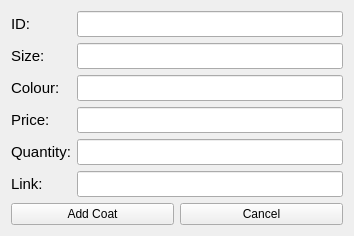
<?xml version="1.0" encoding="UTF-8"?>
<ui version="4.0">
 <class>NewCoat</class>
 <widget class="QWidget" name="NewCoat">
  <property name="geometry">
   <rect>
    <x>0</x>
    <y>0</y>
    <width>354</width>
    <height>232</height>
   </rect>
  </property>
  <property name="windowTitle">
   <string>Add New Coat</string>
  </property>
  <layout class="QVBoxLayout" name="verticalLayout">
   <item>
    <layout class="QFormLayout" name="formLayout">
     <item row="0" column="0">
      <widget class="QLabel" name="nameLabel">
       <property name="font">
        <font>
         <pointsize>11</pointsize>
        </font>
       </property>
       <property name="text">
        <string>ID:</string>
       </property>
      </widget>
     </item>
     <item row="1" column="0">
      <widget class="QLabel" name="sizeLabel">
       <property name="font">
        <font>
         <pointsize>11</pointsize>
        </font>
       </property>
       <property name="text">
        <string>Size: </string>
       </property>
      </widget>
     </item>
     <item row="2" column="0">
      <widget class="QLabel" name="colourLabel">
       <property name="font">
        <font>
         <pointsize>11</pointsize>
        </font>
       </property>
       <property name="text">
        <string>Colour:</string>
       </property>
      </widget>
     </item>
     <item row="3" column="0">
      <widget class="QLabel" name="priceLabel">
       <property name="font">
        <font>
         <pointsize>11</pointsize>
        </font>
       </property>
       <property name="text">
        <string>Price:</string>
       </property>
      </widget>
     </item>
     <item row="4" column="0">
      <widget class="QLabel" name="quantityLabel">
       <property name="font">
        <font>
         <pointsize>11</pointsize>
        </font>
       </property>
       <property name="text">
        <string>Quantity:</string>
       </property>
      </widget>
     </item>
     <item row="5" column="0">
      <widget class="QLabel" name="linkLabel">
       <property name="font">
        <font>
         <pointsize>11</pointsize>
        </font>
       </property>
       <property name="text">
        <string>Link:</string>
       </property>
      </widget>
     </item>
     <item row="0" column="1">
      <widget class="QLineEdit" name="nameTextBox">
       <property name="font">
        <font>
         <pointsize>11</pointsize>
        </font>
       </property>
      </widget>
     </item>
     <item row="2" column="1">
      <widget class="QLineEdit" name="colourTextBox">
       <property name="font">
        <font>
         <pointsize>11</pointsize>
        </font>
       </property>
      </widget>
     </item>
     <item row="3" column="1">
      <widget class="QLineEdit" name="priceTextBox">
       <property name="font">
        <font>
         <pointsize>11</pointsize>
        </font>
       </property>
      </widget>
     </item>
     <item row="1" column="1">
      <widget class="QLineEdit" name="sizeTextBox">
       <property name="font">
        <font>
         <pointsize>11</pointsize>
        </font>
       </property>
      </widget>
     </item>
     <item row="4" column="1">
      <widget class="QLineEdit" name="quantityTextBox">
       <property name="font">
        <font>
         <pointsize>11</pointsize>
        </font>
       </property>
      </widget>
     </item>
     <item row="5" column="1">
      <widget class="QLineEdit" name="linkTextBox">
       <property name="font">
        <font>
         <pointsize>11</pointsize>
        </font>
       </property>
      </widget>
     </item>
    </layout>
   </item>
   <item>
    <layout class="QHBoxLayout" name="horizontalLayout">
     <item>
      <widget class="QPushButton" name="addButton">
       <property name="text">
        <string>Add Coat</string>
       </property>
      </widget>
     </item>
     <item>
      <widget class="QPushButton" name="cancelButton">
       <property name="text">
        <string>Cancel</string>
       </property>
      </widget>
     </item>
    </layout>
   </item>
  </layout>
 </widget>
 <layoutdefault spacing="6" margin="11"/>
 <resources/>
 <connections/>
</ui>
